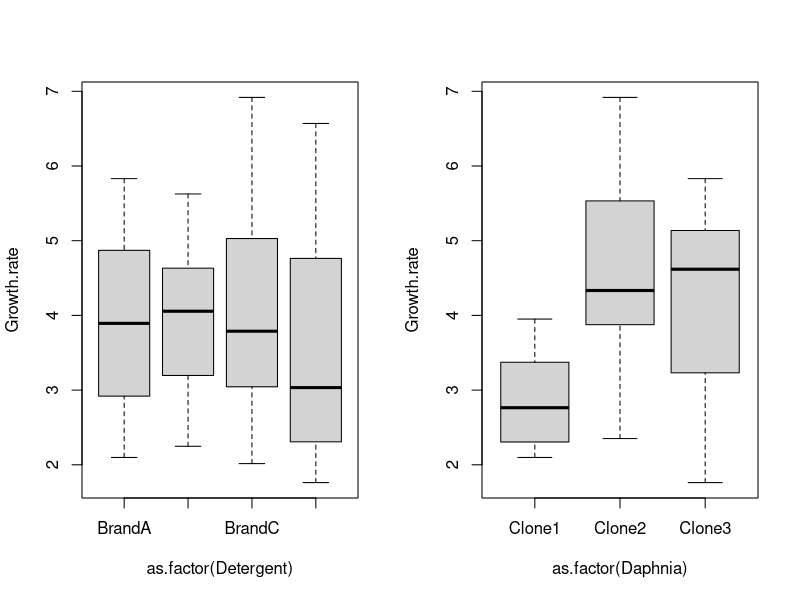
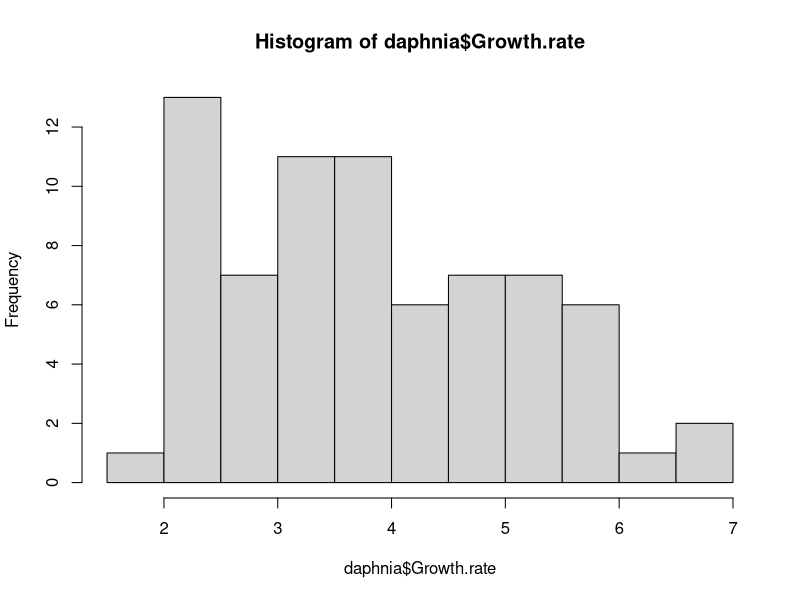
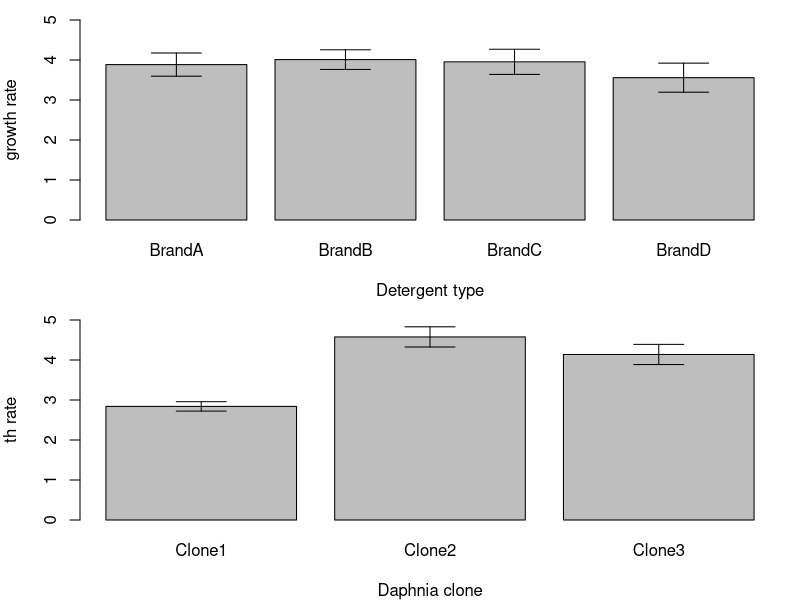

Write the R code that produced these figures, in order.
daphnia <- read.delim("../data/daphnia.txt")
summary(daphnia)

head(daphnia)

str(daphnia)

##########check for potential outliers ###############
par(mfrow = c(1, 2))
plot(Growth.rate ~ as.factor(Detergent), data=daphnia)
plot(Growth.rate ~ as.factor(Daphnia), data = daphnia)

##########check for homogeneity of variances ###########
require(dplyr)

#important in ANOVAS we need to make sure variances in each group are similair
daphnia %>% # finds variance of growth rate in dataset
  group_by(Detergent) %>%
  summarise (variance=var(Growth.rate))

daphnia %>% 
  group_by(Daphnia) %>%
  summarise (variance=var(Growth.rate))

#summarise(variance = var(Growth.rate)): For each group created by group_by, this command calculates the variance of the Growth.rate column and labels it as variance
#rule of thumb is that the ratio between the smallest variance should not be much bigger than 4
#might bias the least squares estimators

######check for normality ##########
dev.off()
#This is to tell R to not plot again in the same multi-plot frame as we set u
#p before.
hist(daphnia$Growth.rate)
#no excessive amount of zeroes
#What we could do is check if all combinations are represented and if so, if there is any correlation
#Visually inspect relationships (did this with the boxplots) 
#consider interactions?


#######model Daphnia ##########
# We can also use our superior plotting skills to create barplots showing the means and
# standard errors of the mean for both clonal genotype and detergent presence

#lets use tapply to get means and standard deviations of each of the two explanatory variables
seFun <- function(x) {
  sqrt(var(x)/length(x))
}
detergentMean <- with(daphnia, tapply(Growth.rate, INDEX = Detergent,
                                      FUN = mean))
detergentSEM <- with(daphnia, tapply(Growth.rate, INDEX = Detergent,
                                     FUN = seFun))
cloneMean <- with(daphnia, tapply(Growth.rate, INDEX = Daphnia, FUN = mean))
cloneSEM <- with(daphnia, tapply(Growth.rate, INDEX = Daphnia, FUN = seFun))



#now plot this
par(mfrow=c(2,1),mar=c(4,4,1,1))
barMids <- barplot(detergentMean, xlab = "Detergent type", ylab = "Population
growth rate",
                   ylim = c(0, 5))
arrows(barMids, detergentMean - detergentSEM, barMids, detergentMean +
         detergentSEM, code = 3, angle = 90)
#plot barplot of Daph clone to detergent type
barMids <- barplot(cloneMean, xlab = "Daphnia clone", ylab = "Population grow
th rate",
                   ylim = c(0, 5))
#plot error bars
arrows(barMids, cloneMean - cloneSEM, barMids, cloneMean + cloneSEM,
       code = 3 , angle = 90) 

daphniaMod <- lm(Growth.rate ~ Detergent + Daphnia, data = daphnia)
summary(daphniaMod)

detergentMean - detergentMean[1]

cloneMean - cloneMean[1]

